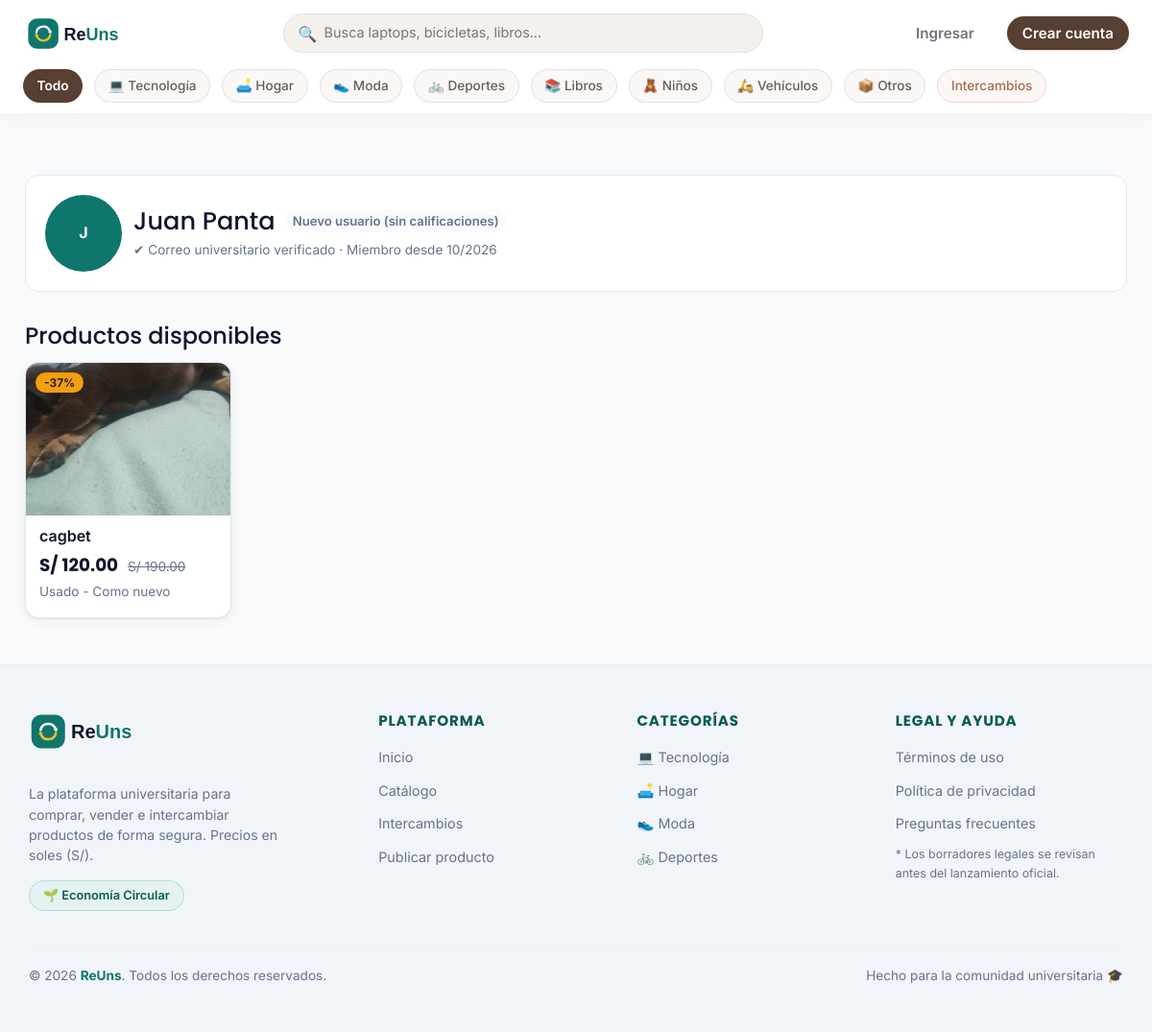
Page /paginas/vendedor.php?id=3 on the committed database.
### tables this page shows
CREATE TABLE `usuarios` (
  `id` int(10) UNSIGNED NOT NULL,
  `nombre` varchar(60) NOT NULL,
  `email` varchar(150) NOT NULL,
  `clave_hash` varchar(255) NOT NULL,
  `rol` enum('usuario','moderador','admin') NOT NULL DEFAULT 'usuario',
  `estado` enum('activo','suspendido') NOT NULL DEFAULT 'activo',
  `email_verificado_en` datetime DEFAULT NULL,
  `bio` varchar(300) DEFAULT NULL,
  `ubicacion` varchar(80) DEFAULT NULL,
  `foto` varchar(40) DEFAULT NULL,
  `version_sesion` int(10) UNSIGNED NOT NULL DEFAULT 1,
  `creado_en` datetime NOT NULL DEFAULT current_timestamp(),
  `ultimo_login` datetime DEFAULT NULL
);

CREATE TABLE `productos` (
  `id` int(10) UNSIGNED NOT NULL,
  `usuario_id` int(10) UNSIGNED NOT NULL,
  `categoria_id` int(10) UNSIGNED NOT NULL,
  `titulo` varchar(100) NOT NULL,
  `descripcion` text NOT NULL,
  `precio` decimal(10,2) DEFAULT NULL,
  `precio_anterior` decimal(10,2) DEFAULT NULL,
  `modalidad` enum('venta','intercambio','ambas') NOT NULL,
  `estado_conservacion` enum('nuevo','como_nuevo','bueno','aceptable') NOT NULL,
  `ubicacion` varchar(80) DEFAULT NULL,
  `disponibilidad` enum('activo','pausado','vendido','intercambiado','eliminado') NOT NULL DEFAULT 'activo',
  `creado_en` datetime NOT NULL DEFAULT current_timestamp(),
  `actualizado_en` datetime NOT NULL DEFAULT current_timestamp() ON UPDATE current_timestamp(),
  `estado` varchar(50) NOT NULL DEFAULT 'activo',
  `categoria` varchar(100) DEFAULT NULL,
  `estado_producto` varchar(50) DEFAULT 'disponible'
);

### app/config/db.php (called while the page is built)
<?php
function db(): PDO {
  static $pdo = null;
  if ($pdo === null) {
    $pdo = new PDO('mysql:host='.env('DB_HOST','localhost').';dbname='.env('DB_NAME','reuns').';charset=utf8mb4',
      env('DB_USER','root'), env('DB_PASS',''),
      [PDO::ATTR_ERRMODE=>PDO::ERRMODE_EXCEPTION, PDO::ATTR_DEFAULT_FETCH_MODE=>PDO::FETCH_ASSOC, PDO::ATTR_EMULATE_PREPARES=>false]);
  }
  return $pdo;
}

### app/config/config.php (called while the page is built, shortened)
<?php
function e(?string $t): string { return htmlspecialchars($t ?? '', ENT_QUOTES, 'UTF-8'); }
function soles(float $n): string { return 'S/ ' . number_format($n, 2); }

### app/modelos/calificacion.php (called while the page is built, shortened)
<?php
function resumen_reputacion_usuario(int $usuarioId): array {
    $s = db()->prepare(
        "SELECT
            COUNT(*) AS total,
            COALESCE(AVG(puntuacion), 0) AS promedio,
            SUM(CASE WHEN puntuacion = 5 THEN 1 ELSE 0 END) AS e5,
            SUM(CASE WHEN puntuacion = 4 THEN 1 ELSE 0 END) AS e4,
            SUM(CASE WHEN puntuacion = 3 THEN 1 ELSE 0 END) AS e3,
            SUM(CASE WHEN puntuacion = 2 THEN 1 ELSE 0 END) AS e2,
            SUM(CASE WHEN puntuacion = 1 THEN 1 ELSE 0 END) AS e1
         FROM calificaciones
         WHERE calificado_id = ?"
    );
    $s->execute([$usuarioId]);
    $r = $s->fetch();
    $total = (int)($r['total'] ?? 0);
    $promedio = round((float)($r['promedio'] ?? 0), 1);
    $positivas = (int)($r['e5'] ?? 0) + (int)($r['e4'] ?? 0);
    $porcentaje = $total > 0 ? (int)round(($positivas / $total) * 100) : 100;
    return [
        'total' => $total,
        'promedio' => $promedio,
        'porcentaje_positivo' => $porcentaje,
        'distribucion' => [
            5 => (int)($r['e5'] ?? 0),
            4 => (int)($r['e4'] ?? 0),
            3 => (int)($r['e3'] ?? 0),
            2 => (int)($r['e2'] ?? 0),
            1 => (int)($r['e1'] ?? 0)
        ]
    ];
}

### app/modelos/producto.php (called while the page is built, shortened)
<?php
function buscar_productos(array $f, int $pag = 1, int $por = 12): array {
    $w = ["p.estado = 'activo'", "u.estado = 'activo'"];
    $pw = [];
    $ps = [];
    $partes = [];
    $palabras = preg_split(
        '/\s+/u',
        trim((string)($f['q'] ?? '')),
        -1,
        PREG_SPLIT_NO_EMPTY
    );
    $palabras = array_slice($palabras ?: [], 0, 5);
    $seleccionRelevancia = $partes
        ? implode(' + ', $partes)
        : '0';
    $categoria = trim((string)($f['cat'] ?? ''));
    $modalidad = $f['mod'] ?? '';
    $estadoProducto = $f['est'] ?? '';
    $ubicacion = trim((string)($f['ubicacion'] ?? ''));
    $orden = $f['orden'] ?? ($palabras ? 'relevancia' : 'recientes');
    $ordenSql = match ($orden) {
        'precio_asc' => 'p.precio ASC, p.id DESC',
        'precio_desc' => 'p.precio DESC, p.id DESC',
        'relevancia' => $palabras
            ? 'relevancia DESC, p.creado_en DESC, p.id DESC'
            : 'p.creado_en DESC, p.id DESC',
        default => 'p.creado_en DESC, p.id DESC'
    };
    $where = implode(' AND ', $w);
    $consultaTotal = db()->prepare(
        "SELECT COUNT(*)
         FROM productos p
         JOIN usuarios u ON u.id = p.usuario_id
         LEFT JOIN categorias c ON c.id = p.categoria_id
         WHERE $where"
    );
    $consultaTotal->execute($pw);
    $total = (int)$consultaTotal->fetchColumn();
    $por = max(1, min(100, $por));
    $paginas = max(1, (int)ceil($total / $por));
    $pag = min(max(1, $pag), $paginas);
    $offset = ($pag - 1) * $por;
    $sql = SQL_PRODUCTO
        . ", ($seleccionRelevancia) AS relevancia"
        . SQL_DESDE
        . " WHERE $where
            ORDER BY $ordenSql
            LIMIT $por OFFSET $offset";
    $consulta = db()->prepare($sql);
    $consulta->execute(array_merge($ps, $pw));
    return [
        'items' => $consulta->fetchAll(),
        'total' => $total,
        'paginas' => $paginas,
        'pag' => $pag
    ];
}

### public/paginas/vendedor.php (the view, shortened to what this page needs)
<?php
$s = db()->prepare(
    "SELECT id, nombre, foto, ubicacion, bio, creado_en, (email_verificado_en IS NOT NULL) AS verificado
     FROM usuarios
     WHERE id = ? AND estado = 'activo'"
);
$s->execute([(int)($_GET['id'] ?? 0)]);
$v = $s->fetch();
$r = buscar_productos([], 1, 100);
$lista = array_values(array_filter($r['items'], fn($x) => (int)$x['usuario_id'] === (int)$v['id']));
$rep = function_exists('resumen_reputacion_usuario') ? resumen_reputacion_usuario((int)$v['id']) : ['total' => 0, 'promedio' => 0.0, 'distribucion' => [5=>0,4=>0,3=>0,2=>0,1=>0], 'porcentaje_positivo' => 100];
require APP . '/vistas/cabecera.php';
?>
<link rel="stylesheet" href="<?= BASE ?>/assets/css/operaciones.css">
<div class="contenedor" style="padding-top:24px">
  <div class="panel">
    <div class="vendedor" style="border:0;margin:0;padding:0">
      <?= avatar($v['nombre'], $v['foto'], 80) ?>
      <div>
        <div style="display:flex;align-items:center;gap:10px;flex-wrap:wrap">
          <h1 style="font-size:1.6rem;margin:0"><?= e($v['nombre']) ?></h1>
          <?php if ($rep['total'] > 0): ?>
            <span class="badge-reputacion" title="Calificación promedio basada en transacciones completadas">
              ⭐ <?= number_format($rep['promedio'], 1) ?> (<?= $rep['total'] ?> <?= $rep['total'] === 1 ? 'opinión' : 'opiniones' ?>)
            </span>
          <?php else: ?>
            <span class="badge-reputacion" style="background:var(--fondo);color:var(--gris)">
              Nuevo usuario (sin calificaciones)
            </span>
          <?php endif; ?>
        </div>
        <span class="meta" style="display:block;margin-top:4px">
          <?= $v['verificado'] ? '✔ Correo universitario verificado · ' : '' ?>
          Miembro desde <?= e(date('m/Y', strtotime($v['creado_en']))) ?>
        </span>
      </div>
    </div>
  </div>
  <h2 style="margin-top:32px">Productos disponibles</h2>
  <?php if (!$lista): ?>
    <div class="vacio"><p>Este vendedor no tiene publicaciones activas en este momento.</p></div>
  <?php else: ?>
    <div class="grid">
      <?php foreach ($lista as $p) require APP . '/vistas/tarjeta_producto.php'; ?>
    </div>
  <?php endif; ?>
</div>
<?php require APP . '/vistas/pie.php'; ?>

### app/vistas/tarjeta_producto.php (shortened to what this page needs)
<?php
$precio = $p['precio'] ?? null;
$precioAnterior = $p['precio_anterior'] ?? null;
$oferta = $precio !== null
    && $precioAnterior !== null
    && (float)$precio > 0
    && (float)$precioAnterior > (float)$precio;
$imagen = $p['imagen'] ?? null;
$titulo = $p['titulo'] ?? 'Producto sin título';
$estadoConservacion = $p['estado_producto'] ?? null;
$ubicacion = $p['ubicacion'] ?? '';
$icono = $p['icono'] ?? '📦';
$estadosConservacion = defined('ESTADOS_CONS')
    ? ESTADOS_CONS
    : [];
$estadoTexto = $estadoConservacion !== null
    ? ($estadosConservacion[$estadoConservacion] ?? '')
    : '';
?>
<article class="tarjeta">
  <a class="tarjeta__enlace"
     href="<?= BASE ?>/paginas/producto.php?id=<?= (int)($p['id'] ?? 0) ?>">
    <div class="tarjeta__img" style="background:var(--verde-cl)">
      <?php if ($imagen): ?>
        <img
          src="<?= BASE ?>/uploads/productos/<?= e($imagen) ?>"
          alt="<?= e($titulo) ?>"
          loading="lazy">
      <?php else: ?>
        <span aria-hidden="true"><?= e($icono) ?></span>
      <?php endif; ?>
      <?php if ($oferta): ?>
        <b class="etiqueta etiqueta--oferta">
          -<?= round((1 - (float)$precio / (float)$precioAnterior) * 100) ?>%
        </b>
      <?php endif; ?>
    </div>
    <div class="tarjeta__cuerpo">
      <h3><?= e($titulo) ?></h3>
      <p class="precio">
        <?= $precio !== null ? soles((float)$precio) : 'Solo intercambio' ?>
        <?php if ($oferta): ?>
          <s><?= soles((float)$precioAnterior) ?></s>
        <?php endif; ?>
      </p>
      <p class="meta">
        <?= e($estadoTexto) ?><?= $ubicacion !== '' ? ' · '.e($ubicacion) : '' ?>
      </p>
    </div>
  </a>
</article>

### public/assets/css/base.css (style rules this page uses)
:root { --verde: #0F766E; --verde-osc: #0B5A54; --verde-cl: #E4F3F1; --ambar: #F59E0B; --ambar-osc: #B45309; --tinta: #0F172A; --gris: #64748B; --linea: #E2E8F0; --fondo: #F8FAFC; --blanco: #fff; --error: #B91C1C; --footer:#B7D894; --r: 14px; --sombra: 0 1px 2px rgba(15, 23, 42, .06), 0 4px 14px rgba(15, 23, 42, .05); }
* { box-sizing: border-box; }
body { margin: 0; font: 400 16px/1.55 Inter, system-ui, sans-serif; color: var(--tinta); background: var(--fondo); }
h1, h2, h3 { font-family: Poppins, Inter, sans-serif; line-height: 1.2; margin: 0 0 .5em; }
h1 { font-size: clamp(1.9rem, 4.5vw, 3rem); }
h2 { font-size: 1.5rem; }
h3 { font-size: 1rem; }
a { color: var(--verde); }
img { max-width: 100%; }
.contenedor { max-width: 1180px; margin: 0 auto; padding: 0 16px; }
.grid { display: grid; grid-template-columns: repeat(auto-fill, minmax(210px, 1fr)); gap: 18px; }
.tarjeta { background: #fff; border: 1px solid var(--linea); border-radius: var(--r); overflow: hidden; box-shadow: var(--sombra); }
.tarjeta__enlace { color: inherit; text-decoration: none; display: block; }
.tarjeta__img { aspect-ratio: 4 / 3; display: grid; place-items: center; font-size: 3.4rem; position: relative; overflow: hidden; }
.tarjeta__img img { position: absolute; inset: 0; width: 100%; height: 100%; object-fit: cover; }
.tarjeta__cuerpo { padding: 12px 14px 16px; }
.tarjeta h3 { font-family: Inter, sans-serif; font-weight: 600; margin-bottom: 6px; }
.precio { margin: 0; font: 700 1.15rem Poppins, sans-serif; }
.precio s { font: 400 .85rem Inter, sans-serif; color: var(--gris); margin-left: 6px; }
.meta { margin: 4px 0 0; color: var(--gris); font-size: .85rem; }
.etiqueta { position: absolute; font: 600 .75rem Inter, sans-serif; padding: 3px 9px; border-radius: 999px; top: 10px; }
.etiqueta--oferta { left: 10px; background: var(--ambar); color: var(--tinta); }
.panel { background: #fff; border: 1px solid var(--linea); border-radius: var(--r); padding: 20px; }
.vendedor { display: flex; gap: 12px; align-items: center; margin-top: 18px; padding-top: 16px; border-top: 1px solid var(--linea); }

### public/assets/css/operaciones.css (style rules this page uses)
.badge-reputacion { display: inline-flex; align-items: center; gap: 4px; background: #FEF3C7; color: #78350F; font-weight: 600; font-size: 0.82rem; padding: 2px 8px; border-radius: 999px; }

### app/vistas/cabecera.php (style rules this page uses)
:root { --tierra-primario: #573f32; --tierra-primario-hover: #433026; --tierra-claro: #f4f0ec; --tierra-acento: #a36b53; --texto-oscuro: #2c2421; --borde-suave: #e6dfdb; }

### rows in the picture
usuarios: nombre "Juan Panta", creado_en "10/2026"
productos: (1 - (float)$precio / (float)$precioAnterior) * 100 "37", titulo "cagbet", precio "S/ 120.00", precio_anterior "S/ 190.00", estado_producto "Usado - Como nuevo"

### other values in the picture
$i "💻"
$n "Tecnología"
$i "🛋️"
$n "Hogar"
$i "👟"
$n "Moda"
$i "🚲"
$n "Deportes"
$i "📚"
$n "Libros"
$i "🧸"
$n "Niños"
$i "🛵"
$n "Vehículos"
$i "📦"
